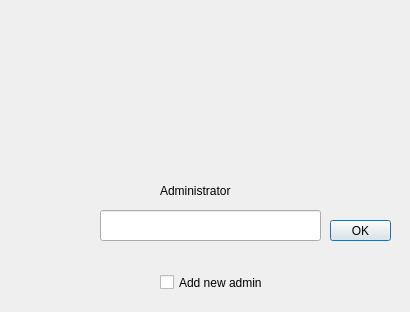
<?xml version="1.0" encoding="UTF-8"?>
<ui version="4.0">
 <class>Admin_Dialog</class>
 <widget class="QDialog" name="Admin_Dialog">
  <property name="geometry">
   <rect>
    <x>0</x>
    <y>0</y>
    <width>410</width>
    <height>312</height>
   </rect>
  </property>
  <property name="windowTitle">
   <string>Dialog</string>
  </property>
  <widget class="QLabel" name="label_admin_image">
   <property name="geometry">
    <rect>
     <x>130</x>
     <y>10</y>
     <width>141</width>
     <height>151</height>
    </rect>
   </property>
   <property name="styleSheet">
    <string notr="true">image: url(:/documentation/logos/adminstrator.png)</string>
   </property>
   <property name="text">
    <string/>
   </property>
  </widget>
  <widget class="QLineEdit" name="lineEdit_admin">
   <property name="geometry">
    <rect>
     <x>100</x>
     <y>210</y>
     <width>221</width>
     <height>31</height>
    </rect>
   </property>
   <property name="echoMode">
    <enum>QLineEdit::EchoMode::Password</enum>
   </property>
  </widget>
  <widget class="QLabel" name="label_admin_name">
   <property name="geometry">
    <rect>
     <x>160</x>
     <y>170</y>
     <width>91</width>
     <height>41</height>
    </rect>
   </property>
   <property name="styleSheet">
    <string notr="true">color: rgb(0, 0, 0);
font: 700 10pt &quot;Segoe UI&quot;;</string>
   </property>
   <property name="text">
    <string>Administrator</string>
   </property>
  </widget>
  <widget class="QCheckBox" name="checkBox_new_admin">
   <property name="geometry">
    <rect>
     <x>160</x>
     <y>270</y>
     <width>131</width>
     <height>25</height>
    </rect>
   </property>
   <property name="styleSheet">
    <string notr="true">color: rgb(0, 0, 0);</string>
   </property>
   <property name="text">
    <string>Add new admin</string>
   </property>
  </widget>
  <widget class="QPushButton" name="pushButton_admin_ok">
   <property name="geometry">
    <rect>
     <x>330</x>
     <y>220</y>
     <width>61</width>
     <height>21</height>
    </rect>
   </property>
   <property name="text">
    <string>OK</string>
   </property>
  </widget>
 </widget>
 <resources/>
 <connections/>
</ui>
